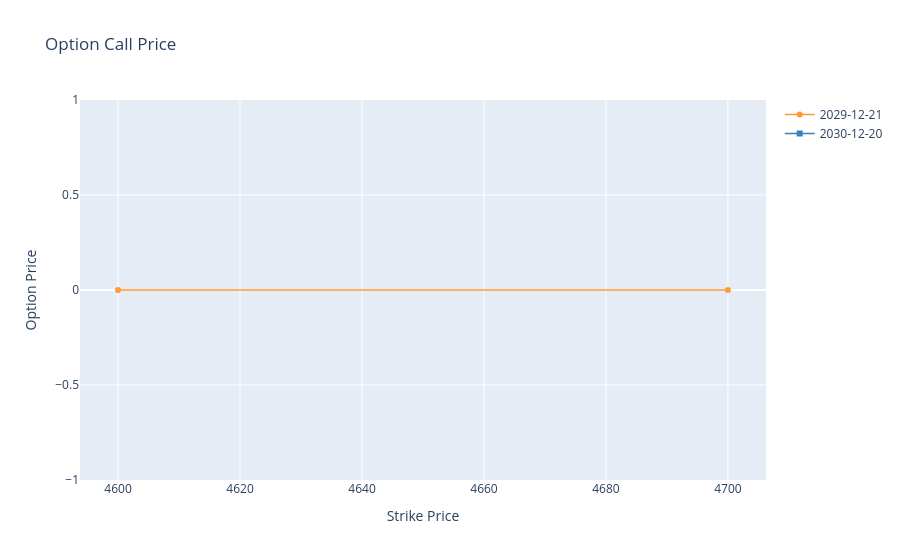

This figure's notebook cell:
### Markdown cell above
## Visualize

### Code cell
call_close.iplot(
    mode='lines+markers',
    symbol=['circle-dot', 'square'],
    size=6,
    layout=dict(
        title='Option Call Price',
        xaxis=dict(title='Strike Price'),
        yaxis=dict(title='Option Price')
    )
)

### Figure 1 — Plotly figure (JSON) as saved in the notebook; plotly's stock layout.template omitted (floating-point values rounded to 4 significant figures)
{"data": [{"line": {"color": "rgba(255, 153, 51, 1.0)", "dash": "solid", "shape": "linear", "width": 1.3}, "marker": {"size": 6, "symbol": "circle-dot"}, "mode": "lines+markers", "name": "2029-12-21", "text": "", "type": "scatter", "x": [4600.0, 4700.0], "y": [0.0, 0.0]}, {"line": {"color": "rgba(55, 128, 191, 1.0)", "dash": "solid", "shape": "linear", "width": 1.3}, "marker": {"size": 6, "symbol": "square"}, "mode": "lines+markers", "name": "2030-12-20", "text": "", "type": "scatter", "x": [4600.0, 4700.0], "y": ["", ""]}], "layout": {"title": {"text": "Option Call Price"}, "xaxis": {"title": {"text": "Strike Price"}}, "yaxis": {"title": {"text": "Option Price"}}}}
